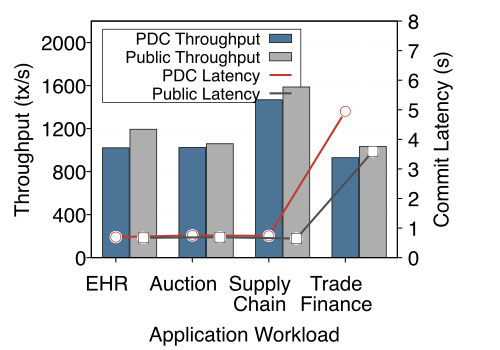

Write gnuplot code to recreate this figure.
# Plot: End-to-end throughput and latency across application workloads
set terminal pdfcairo enhanced color font "Times,22" size 5,3.5
set output 'e2e_throughput_latency.pdf'

# ── Styling ──
set style fill solid 0.85 border -1
set boxwidth 0.35 absolute
set grid ytics lt 0 lw 1 lc rgb "#dddddd"
set border 15 lw 1.5
set xrange [-0.5:3.5]
set xtics nomirror out scale 0.6 offset -0.8,0
set ytics nomirror out scale 0.6 offset 1.0,0
set y2tics nomirror out scale 0.6 offset -1.0,0

# ── Margins ──
set bmargin 4.5
set lmargin 8
set rmargin 9

# ── Axes ──
set xlabel "Application Workload" offset 0,-1.0
set ylabel "Throughput (tx/s)" offset 1.9,0
set y2label "Commit Latency (s)" offset -1.5,0

set ytics 400
set y2tics 1

set yrange [0:2200]
set y2range [0:8]

set key top left font "Times,18" spacing 1.1 samplen 1.5 width 0 box lw 1

# ── Plot ──
plot "e2e_performance.txt" using ($0-0.18):2:xticlabels(1) with boxes title "PDC Throughput" lc rgb "#2C5B84", \
     "" using ($0+0.18):3 with boxes title "Public Throughput" lc rgb "#A0A0A0", \
     "" using ($0-0.18):($4/1000.0) with lines title "PDC Latency" lw 3 lc rgb "#C43A31" axes x1y2, \
     "" using ($0-0.18):($4/1000.0) with points notitle pt 7 ps 1.4 lc rgb "white" axes x1y2, \
     "" using ($0-0.18):($4/1000.0) with points notitle pt 6 ps 1.2 lc rgb "#C43A31" axes x1y2, \
     "" using ($0+0.18):($5/1000.0) with lines title "Public Latency" lw 3 lc rgb "#505050" axes x1y2, \
     "" using ($0+0.18):($5/1000.0) with points notitle pt 7 ps 1.4 lc rgb "white" axes x1y2, \
     "" using ($0+0.18):($5/1000.0) with points notitle pt 4 ps 1.2 lc rgb "#505050" axes x1y2
